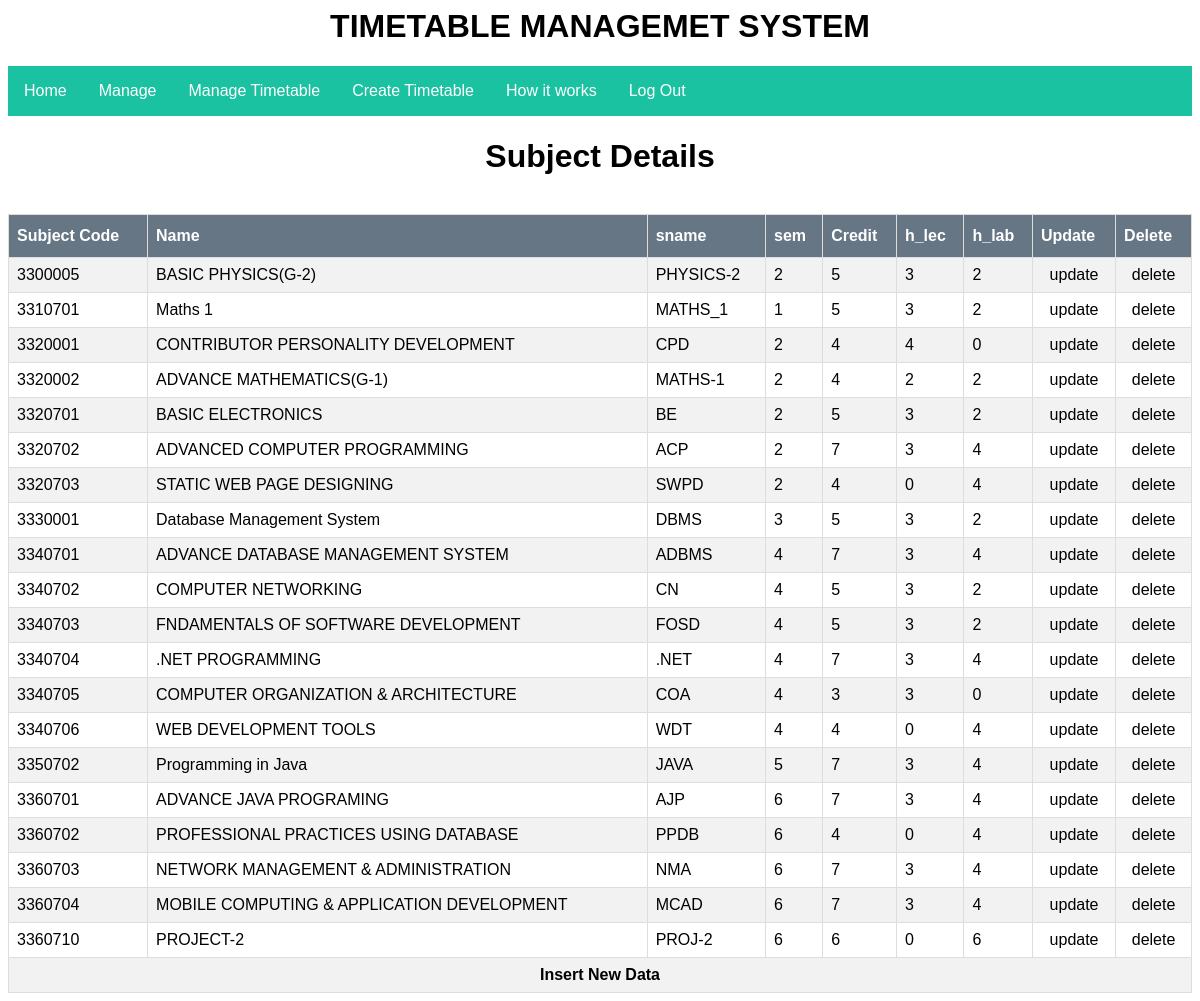
Page /form/subjectview.php on the committed database.
### tables this page shows
CREATE TABLE IF NOT EXISTS `subject` (
  `scode` int(7) NOT NULL,
  `name` varchar(50) DEFAULT NULL,
  `sname` char(10) NOT NULL,
  `sem` int(11) NOT NULL,
  `credit` int(10) DEFAULT NULL,
  `h_lec` int(2) NOT NULL,
  `rl` int(2) NOT NULL,
  `h_lab` int(2) NOT NULL,
  `rp` int(2) NOT NULL,
  `fid` char(4) NOT NULL,
  PRIMARY KEY (`scode`),
  KEY `fid` (`fid`)
);

### form/subjectview.php (the view, shortened to what this page needs)
<html>
<head>
<link rel="stylesheet" type="text/css" href="table.css">
<link rel="stylesheet" type="text/css" href="../css/main.css">
</head>
<body>
<?php
  include'menu.php';
  ?>
<center>
<h1>Subject Details</h1>
<br>
<table border="1" id="div">
<tr>
	<th>Subject Code</th>
	<th>Name</th>
	<th>sname</th>
	<th>sem</th>
	<th>Credit</th>
	<th>h_lec</th>
	<th>h_lab</th>
	<th>Update</th>
	<th>Delete</th>
</tr>
<?php
		include'connect.php';
	$query="select * from subject where scode not in ('0')";
	$cmd=mysqli_query($con,$query);
	while($row=mysqli_fetch_array($cmd))
	{?>
		<tr>
			<td><?php echo $row['scode'] ?> </td>
			<td><?php echo $row['name'] ?> </td>
			<td><?php echo $row['sname'] ?></td>
			<td><?php echo $row['sem']; ?></td>
			<td><?php echo $row['credit'] ?> </td>
			<td><?php echo $row['h_lec'] ?> </td>
			<td><?php echo $row['h_lab'] ?> </td>
			<td id="update"><a href="subupdate.php?id=<?php echo $row['scode']; ?>">update</a></td>
			<td id="delete"><a href="subdel.php?id=<?php echo $row['scode']; ?>">delete</a></td>
		</tr>
	<?php } ?>
<tr>
<td colspan=9><center><b><a href="subjecthtm.php">Insert New Data</a></b></center></td>
</tr>
</table>
</center>
</body>
</html>

### form/table.css (style rules this page uses)
#div { font-family: "Trebuchet MS", Arial, Helvetica, sans-serif; border-collapse: collapse; width: 100%; }
#div td,#div th { border: 1px solid #ddd; padding: 8px; }
#div tr:nth-child(even) { background-color: #f2f2f2; }
#div th { padding-top: 12px; padding-bottom: 12px; text-align: left; background-color: #33485dbf; color: white; }
a { color: black; text-decoration: none; }
#update { text-align: center; }
#delete { color: black; text-align: center; }
* { box-sizing: border-box; }

### css/main.css (style rules this page uses)
body { font-family: Arial, Helvetica, sans-serif; }
* { box-sizing: border-box; }

### rows in the picture
subject: scode "3300005", name "BASIC PHYSICS(G-2)", sname "PHYSICS-2", sem "2", credit "5", h_lec "3", h_lab "2"
subject: scode "3310701", name "Maths 1", sname "MATHS_1", sem "1", credit "5", h_lec "3", h_lab "2"
subject: scode "3320001", name "CONTRIBUTOR PERSONALITY DEVELOPMENT", sname "CPD", sem "2", credit "4", h_lec "4", h_lab "0"
subject: scode "3320002", name "ADVANCE MATHEMATICS(G-1)", sname "MATHS-1", sem "2", credit "4", h_lec "2", h_lab "2"
subject: scode "3320701", name "BASIC ELECTRONICS", sname "BE", sem "2", credit "5", h_lec "3", h_lab "2"
subject: scode "3320702", name "ADVANCED COMPUTER PROGRAMMING", sname "ACP", sem "2", credit "7", h_lec "3", h_lab "4"
subject: scode "3320703", name "STATIC WEB PAGE DESIGNING", sname "SWPD", sem "2", credit "4", h_lec "0", h_lab "4"
subject: scode "3330001", name "Database Management System", sname "DBMS", sem "3", credit "5", h_lec "3", h_lab "2"
subject: scode "3340701", name "ADVANCE DATABASE MANAGEMENT SYSTEM", sname "ADBMS", sem "4", credit "7", h_lec "3", h_lab "4"
subject: scode "3340702", name "COMPUTER NETWORKING", sname "CN", sem "4", credit "5", h_lec "3", h_lab "2"
subject: scode "3340703", name "FNDAMENTALS OF SOFTWARE DEVELOPMENT", sname "FOSD", sem "4", credit "5", h_lec "3", h_lab "2"
subject: scode "3340704", name ".NET PROGRAMMING", sname ".NET", sem "4", credit "7", h_lec "3", h_lab "4"
subject: scode "3340705", name "COMPUTER ORGANIZATION & ARCHITECTURE", sname "COA", sem "4", credit "3", h_lec "3", h_lab "0"
subject: scode "3340706", name "WEB DEVELOPMENT TOOLS", sname "WDT", sem "4", credit "4", h_lec "0", h_lab "4"
subject: scode "3350702", name "Programming in Java", sname "JAVA", sem "5", credit "7", h_lec "3", h_lab "4"
subject: scode "3360701", name "ADVANCE JAVA PROGRAMING", sname "AJP", sem "6", credit "7", h_lec "3", h_lab "4"
subject: scode "3360702", name "PROFESSIONAL PRACTICES USING DATABASE", sname "PPDB", sem "6", credit "4", h_lec "0", h_lab "4"
subject: scode "3360703", name "NETWORK MANAGEMENT & ADMINISTRATION", sname "NMA", sem "6", credit "7", h_lec "3", h_lab "4"
subject: scode "3360704", name "MOBILE COMPUTING & APPLICATION DEVELOPMENT", sname "MCAD", sem "6", credit "7", h_lec "3", h_lab "4"
subject: scode "3360710", name "PROJECT-2", sname "PROJ-2", sem "6", credit "6", h_lec "0", h_lab "6"
